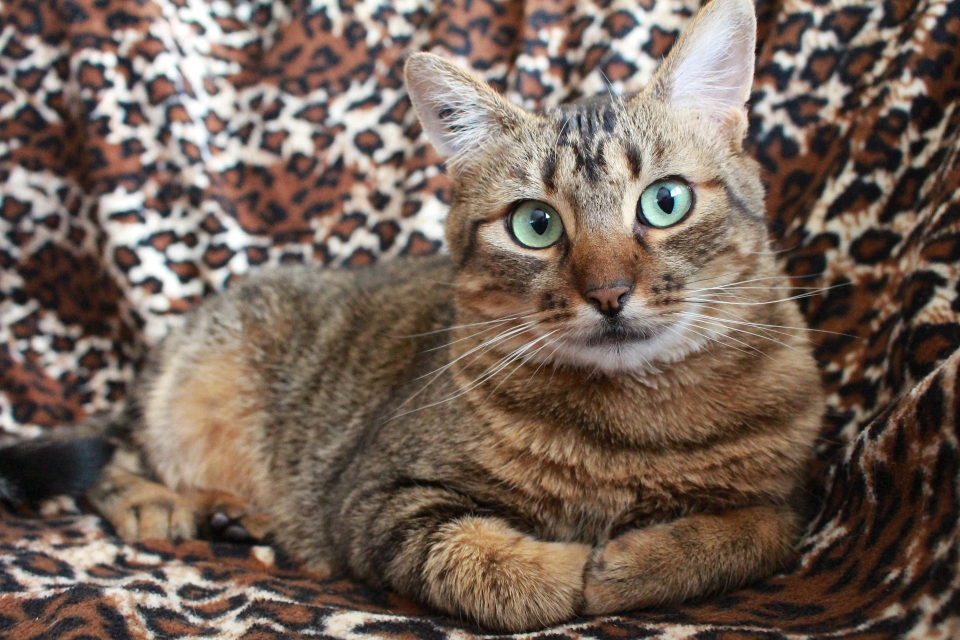
#> input picture P_PYTHON/IMAGE-PROCESSING/img-Assignment/Weird-Cat-Behaviors-Explained-6-1.jpeg, 1920 x 1280 px (shown at 1/2 size)
$ jupyter execute --allow-errors Img-Assignment.ipynb
#> lines starting #> are read from the running program, lines starting #| are printed output that depends on the picture
[cell 1]
import cv2
from PIL import Image
import numpy as np
import matplotlib.pyplot as plt
plt.style.use('seaborn')

# greyscale image

[cell 2]
img = cv2.imread(r'Weird-Cat-Behaviors-Explained-6-1.jpeg',0)
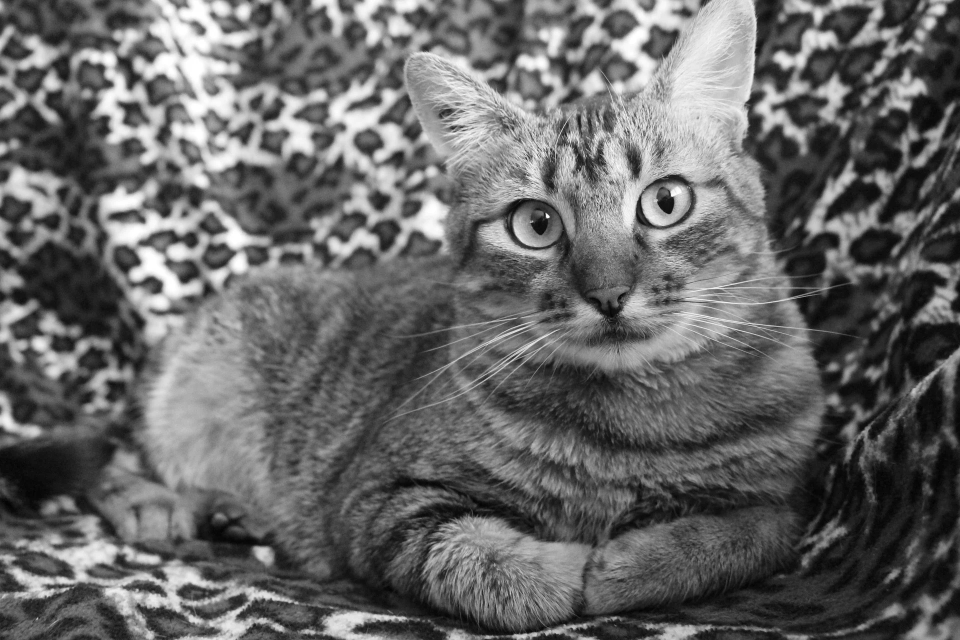
#> img: shape (1280, 1920) (shown at 1/2 size); min 0, max 255, mean 102.5

cv2.namedWindow('original', cv2.WINDOW_KEEPRATIO)

cv2.imshow('original', img)
cv2.waitKey(1)
# cv2.destroyAllWindows()

# zoom

[cell 3]
img = cv2.imread(r'Weird-Cat-Behaviors-Explained-6-1.jpeg',0)

cv2.namedWindow('Zoom', cv2.WINDOW_KEEPRATIO)

img=cv2.resize(img,(780,540),interpolation=cv2.INTER_AREA)
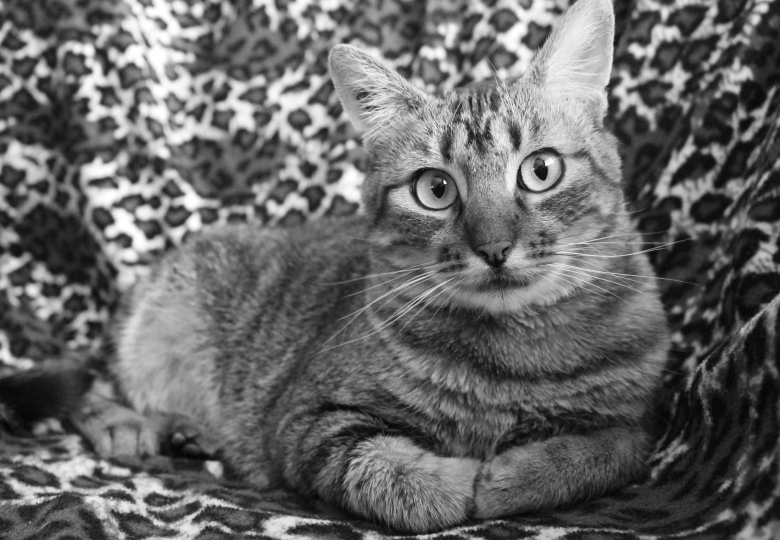
#> img: shape (540, 780); min 4, max 255, mean 102.5

cv2.imshow('Zoom', img)
cv2.waitKey(1)
# cv2.destroyAllWindows()

# shrink

[cell 4]
img = cv2.imread(r'Weird-Cat-Behaviors-Explained-6-1.jpeg',0)

cv2.namedWindow('shrink', cv2.WINDOW_KEEPRATIO)

img=cv2.resize(img,(78,54),interpolation=cv2.INTER_AREA)
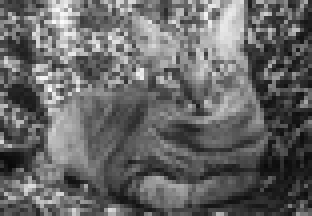
#> img: shape (54, 78) (shown 4 times larger); min 9, max 253, mean 102.5

cv2.imshow('shrink', img)
cv2.waitKey(15000)
#cv2.destroyAllWindows()

# rotate 60%

[cell 5]
img = Image.open('Weird-Cat-Behaviors-Explained-6-1.jpeg')
#> img: PIL image 1920x1280 RGB

img=img.rotate(60)
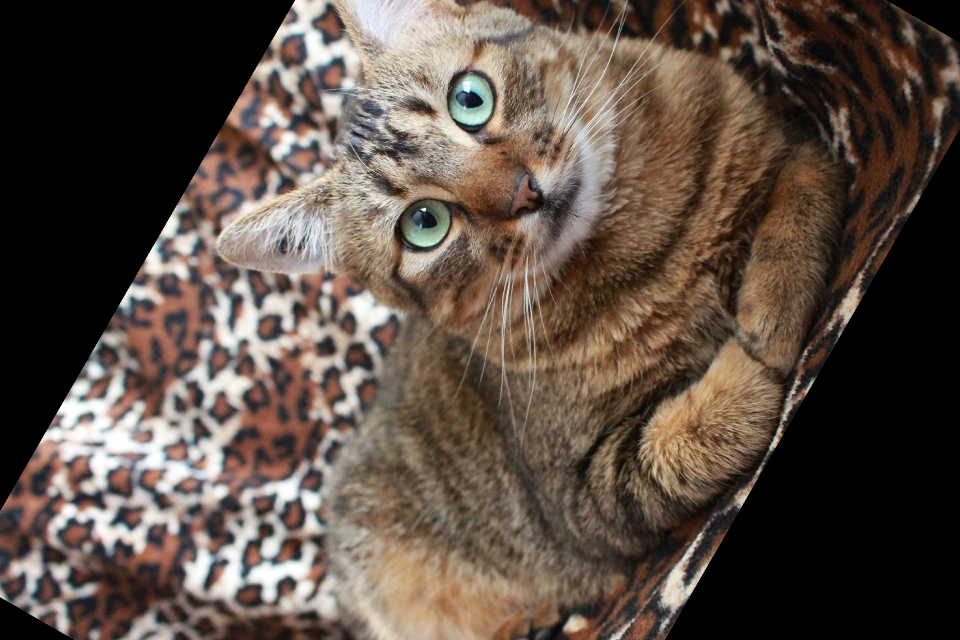
#> img: PIL image 1920x1280 RGB (shown at 1/2 size); mean R, G, B 90.4, 77.1, 67.7

img.show()
cv2.waitKey(10000)
cv2.destroyAllWindows()

# Translation

[cell 6]
img = cv2.imread('Weird-Cat-Behaviors-Explained-6-1.jpeg')
#> img is the input picture: shape (1280, 1920, 3); mean B, G, R 87.4, 98.8, 115.8

height, width = img.shape[:2]
#> height = 1280; width = 1920

quarter_height, quarter_width = height / 4, width / 4
#> quarter_height = 320; quarter_width = 480

T = np.float32([[1, 0, quarter_width], [0, 1, quarter_height]])
#> T = [[1, 0, 480], [0, 1, 320]]

img_translation = cv2.warpAffine(img, T, (width, height))
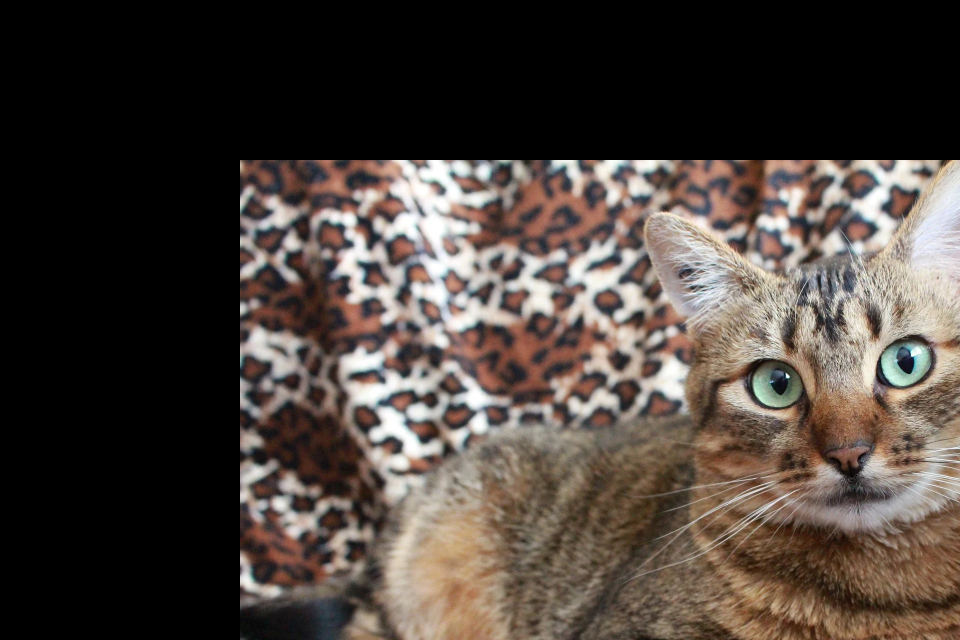
#> img_translation: shape (1280, 1920, 3) (shown at 1/2 size); mean B, G, R 59.4, 65.3, 74.6

cv2.namedWindow('original', cv2.WINDOW_KEEPRATIO)
cv2.namedWindow('translation', cv2.WINDOW_KEEPRATIO)
cv2.imshow("original", img)
cv2.imshow('translation', img_translation)
cv2.waitKey(10000)

# edge detection

[cell 7]
loaded_image = cv2.imread('Weird-Cat-Behaviors-Explained-6-1.jpeg')
loaded_image = cv2.cvtColor(loaded_image,cv2.COLOR_BGR2RGB)

[cell 8]
plt.figure(figsize=(10,10))
plt.imshow(loaded_image,cmap="gray")
plt.axis("off")
plt.show()

[cell 9]
gray_image = cv2.cvtColor(loaded_image,cv2.COLOR_BGR2GRAY)
plt.figure(figsize=(10,10))
plt.imshow(gray_image,cmap="gray")
plt.axis("off")
plt.show()

[cell 10]
edged_image = cv2.Canny(gray_image, threshold1=30, threshold2=100)
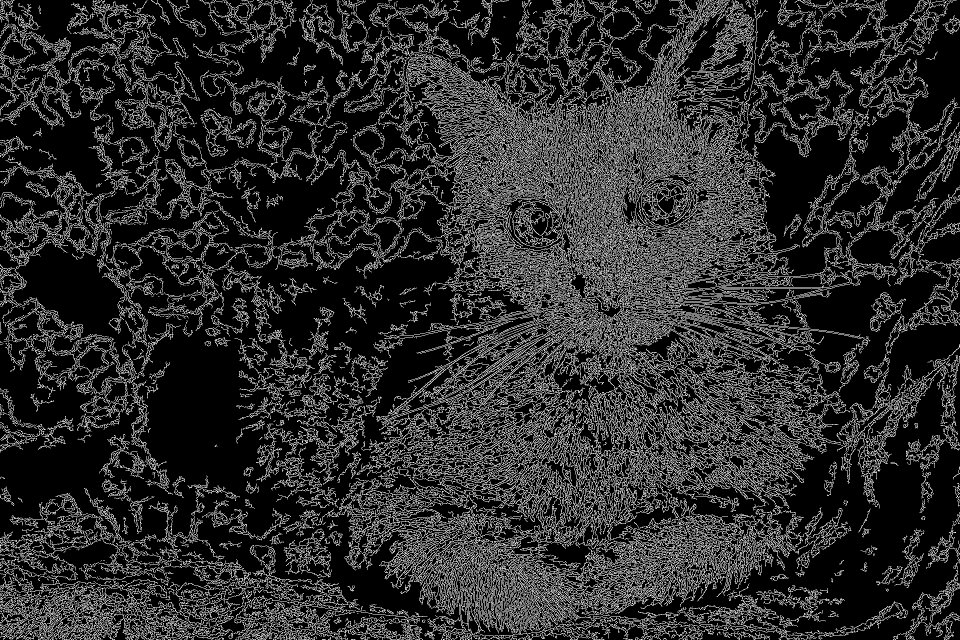
#> edged_image: shape (1280, 1920) (shown at 1/2 size); 17.5% white in thin lines or dots

plt.figure(figsize=(10,10))
plt.imshow(edged_image,cmap="gray")
plt.axis("off")
plt.show()
